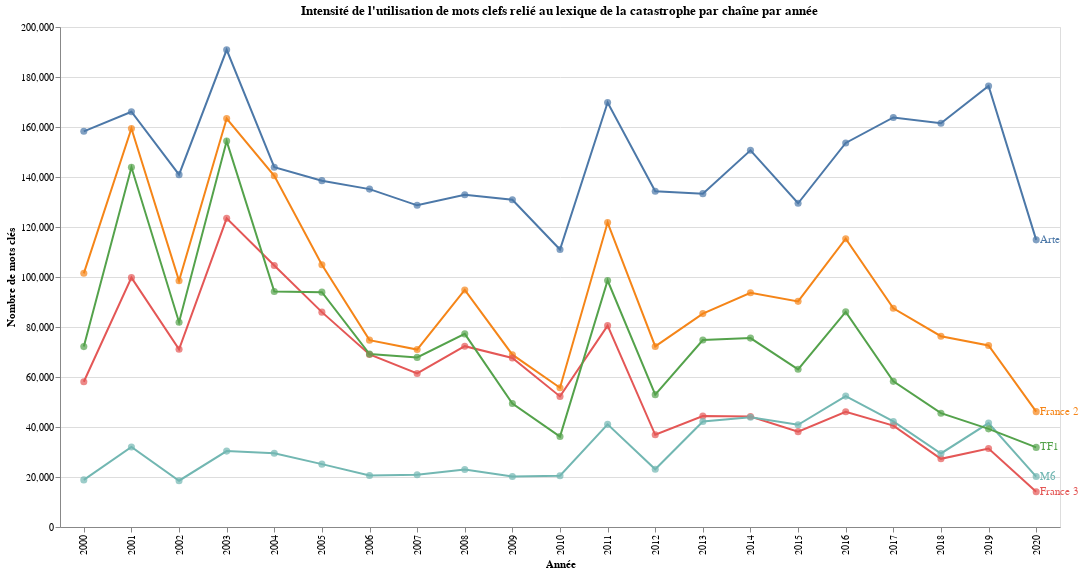

Notebook cell for this chart:
### Code cell
chart = alt.Chart(sub_ina_theme).mark_point(opacity=1,color="white").encode(
    x=alt.X('Year:O', title='Année'), 
    color=alt.Color('Chaine', legend=None),
)

line = chart.mark_line().encode(
    y = alt.Y('mean(Nb Mots clefs):Q', title='Nombre de mots clés')
)

courbe = chart.mark_circle().encode(
    alt.X("last_date['Year']:O"),
    alt.Y("last_date['Nb Mots clefs']:Q")
).transform_aggregate(
    last_date="argmax(Year)",
    groupby=["Chaine"]
)

Chaine = courbe.mark_text(align="left", dx=4).encode(text="Chaine")

point_chart = alt.Chart(sub_ina_theme).mark_point(size=50, filled=True).encode(
    x=alt.X('Year:O'),
    y=alt.Y('Nb Mots clefs:Q'),
    color='Chaine',
    tooltip=['Year', 'Nb Mots clefs']
)

alt.theme.enable('carbong100')

chart = (line + Chaine + point_chart).properties(
    width=1000,
    height=500,
    title="Intensité de l'utilisation de mots clefs relié au lexique de la catastrophe par chaîne par année"
).interactive()

chart

### Figure 1 — Vega-Lite specification as saved in the notebook (floating-point values rounded to 4 significant figures)
{"usermeta": {"embedOptions": {"theme": "carbong100"}}, "config": {"view": {"continuousWidth": 300, "continuousHeight": 300}}, "layer": [{"mark": {"type": "line"}, "encoding": {"color": {"field": "Chaine", "legend": null, "type": "nominal"}, "x": {"field": "Year", "title": "Année", "type": "ordinal"}, "y": {"aggregate": "mean", "field": "Nb Mots clefs", "title": "Nombre de mots clés", "type": "quantitative"}}, "name": "view_1"}, {"mark": {"type": "text", "align": "left", "dx": 4}, "encoding": {"color": {"field": "Chaine", "legend": null, "type": "nominal"}, "text": {"field": "Chaine", "type": "nominal"}, "x": {"field": "last_date['Year']", "type": "ordinal"}, "y": {"field": "last_date['Nb Mots clefs']", "type": "quantitative"}}, "transform": [{"aggregate": [{"op": "argmax", "field": "Year", "as": "last_date"}], "groupby": ["Chaine"]}]}, {"mark": {"type": "point", "filled": true, "size": 50}, "encoding": {"color": {"field": "Chaine", "type": "nominal"}, "tooltip": [{"field": "Year", "type": "quantitative"}, {"field": "Nb Mots clefs", "type": "quantitative"}], "x": {"field": "Year", "type": "ordinal"}, "y": {"field": "Nb Mots clefs", "type": "quantitative"}}}], "data": {"name": "data-e48c0423047d463537dc67349338e6fb"}, "height": 500, "params": [{"name": "param_1", "select": {"type": "interval", "encodings": ["x", "y"]}, "bind": "scales", "views": ["view_1"]}], "title": "Intensité de l'utilisation de mots clefs relié au lexique de la catastrophe par chaîne par année", "width": 1000, "$schema": "https://vega.github.io/schema/vega-lite/v5.20.1.json", "datasets": {"data-e48c0423047d463537dc67349338e6fb": [{"Year": 2000, "Chaine": "Arte", "Nb Mots clefs": 158267}, {"Year": 2000, "Chaine": "France 2", "Nb Mots clefs": 101470}, {"Year": 2000, "Chaine": "France 3", "Nb Mots clefs": 58104}, {"Year": 2000, "Chaine": "M6", "Nb Mots clefs": 18836}, {"Year": 2000, "Chaine": "TF1", "Nb Mots clefs": 72154}, {"Year": 2001, "Chaine": "Arte", "Nb Mots clefs": 166109}, {"Year": 2001, "Chaine": "France 2", "Nb Mots clefs": 159430}, {"Year": 2001, "Chaine": "France 3", "Nb Mots clefs": 99736}, {"Year": 2001, "Chaine": "M6", "Nb Mots clefs": 31988}, {"Year": 2001, "Chaine": "TF1", "Nb Mots clefs": 143889}, {"Year": 2002, "Chaine": "Arte", "Nb Mots clefs": 140942}, {"Year": 2002, "Chaine": "France 2", "Nb Mots clefs": 98526}, {"Year": 2002, "Chaine": "France 3", "Nb Mots clefs": 71113}, {"Year": 2002, "Chaine": "M6", "Nb Mots clefs": 18513}, {"Year": 2002, "Chaine": "TF1", "Nb Mots clefs": 81928}, {"Year": 2003, "Chaine": "Arte", "Nb Mots clefs": 190875}, {"Year": 2003, "Chaine": "France 2", "Nb Mots clefs": 163391}, {"Year": 2003, "Chaine": "France 3", "Nb Mots clefs": 123458}, {"Year": 2003, "Chaine": "M6", "Nb Mots clefs": 30353}, {"Year": 2003, "Chaine": "TF1", "Nb Mots clefs": 154357}, {"Year": 2004, "Chaine": "Arte", "Nb Mots clefs": 143905}, {"Year": 2004, "Chaine": "France 2", "Nb Mots clefs": 140493}, {"Year": 2004, "Chaine": "France 3", "Nb Mots clefs": 104569}, {"Year": 2004, "Chaine": "M6", "Nb Mots clefs": 29511}, {"Year": 2004, "Chaine": "TF1", "Nb Mots clefs": 94211}, {"Year": 2005, "Chaine": "Arte", "Nb Mots clefs": 138538}, {"Year": 2005, "Chaine": "France 2", "Nb Mots clefs": 104888}, {"Year": 2005, "Chaine": "France 3", "Nb Mots clefs": 85950}, {"Year": 2005, "Chaine": "M6", "Nb Mots clefs": 25147}, {"Year": 2005, "Chaine": "TF1", "Nb Mots clefs": 93949}, {"Year": 2006, "Chaine": "Arte", "Nb Mots clefs": 135159}, {"Year": 2006, "Chaine": "France 2", "Nb Mots clefs": 74745}, {"Year": 2006, "Chaine": "France 3", "Nb Mots clefs": 69003}, {"Year": 2006, "Chaine": "M6", "Nb Mots clefs": 20590}, {"Year": 2006, "Chaine": "TF1", "Nb Mots clefs": 69152}, {"Year": 2007, "Chaine": "Arte", "Nb Mots clefs": 128667}, {"Year": 2007, "Chaine": "France 2", "Nb Mots clefs": 70976}, {"Year": 2007, "Chaine": "France 3", "Nb Mots clefs": 61411}, {"Year": 2007, "Chaine": "M6", "Nb Mots clefs": 20897}, {"Year": 2007, "Chaine": "TF1", "Nb Mots clefs": 67838}, {"Year": 2008, "Chaine": "Arte", "Nb Mots clefs": 132934}, {"Year": 2008, "Chaine": "France 2", "Nb Mots clefs": 94805}, {"Year": 2008, "Chaine": "France 3", "Nb Mots clefs": 72328}, {"Year": 2008, "Chaine": "M6", "Nb Mots clefs": 23028}, {"Year": 2008, "Chaine": "TF1", "Nb Mots clefs": 77249}, {"Year": 2009, "Chaine": "Arte", "Nb Mots clefs": 130879}, {"Year": 2009, "Chaine": "France 2", "Nb Mots clefs": 68931}, {"Year": 2009, "Chaine": "France 3", "Nb Mots clefs": 67602}, {"Year": 2009, "Chaine": "M6", "Nb Mots clefs": 20169}, {"Year": 2009, "Chaine": "TF1", "Nb Mots clefs": 49419}, {"Year": 2010, "Chaine": "Arte", "Nb Mots clefs": 111007}, {"Year": 2010, "Chaine": "France 2", "Nb Mots clefs": 55702}, {"Year": 2010, "Chaine": "France 3", "Nb Mots clefs": 52238}, {"Year": 2010, "Chaine": "M6", "Nb Mots clefs": 20533}, {"Year": 2010, "Chaine": "TF1", "Nb Mots clefs": 36174}, {"Year": 2011, "Chaine": "Arte", "Nb Mots clefs": 169797}, {"Year": 2011, "Chaine": "France 2", "Nb Mots clefs": 121786}, {"Year": 2011, "Chaine": "France 3", "Nb Mots clefs": 80544}, {"Year": 2011, "Chaine": "M6", "Nb Mots clefs": 41054}, {"Year": 2011, "Chaine": "TF1", "Nb Mots clefs": 98583}, {"Year": 2012, "Chaine": "Arte", "Nb Mots clefs": 134279}, {"Year": 2012, "Chaine": "France 2", "Nb Mots clefs": 72228}, {"Year": 2012, "Chaine": "France 3", "Nb Mots clefs": 36880}, {"Year": 2012, "Chaine": "M6", "Nb Mots clefs": 23068}, {"Year": 2012, "Chaine": "TF1", "Nb Mots clefs": 52949}, {"Year": 2013, "Chaine": "Arte", "Nb Mots clefs": 133341}, {"Year": 2013, "Chaine": "France 2", "Nb Mots clefs": 85363}, {"Year": 2013, "Chaine": "France 3", "Nb Mots clefs": 44411}, {"Year": 2013, "Chaine": "M6", "Nb Mots clefs": 42178}, {"Year": 2013, "Chaine": "TF1", "Nb Mots clefs": 74802}, {"Year": 2014, "Chaine": "Arte", "Nb Mots clefs": 150683}, {"Year": 2014, "Chaine": "France 2", "Nb Mots clefs": 93669}, {"Year": 2014, "Chaine": "France 3", "Nb Mots clefs": 44184}, {"Year": 2014, "Chaine": "M6", "Nb Mots clefs": 43870}, {"Year": 2014, "Chaine": "TF1", "Nb Mots clefs": 75558}, {"Year": 2015, "Chaine": "Arte", "Nb Mots clefs": 129497}, {"Year": 2015, "Chaine": "France 2", "Nb Mots clefs": 90253}, {"Year": 2015, "Chaine": "France 3", "Nb Mots clefs": 38147}, {"Year": 2015, "Chaine": "M6", "Nb Mots clefs": 40893}, {"Year": 2015, "Chaine": "TF1", "Nb Mots clefs": 63075}, {"Year": 2016, "Chaine": "Arte", "Nb Mots clefs": 153611}, {"Year": 2016, "Chaine": "France 2", "Nb Mots clefs": 115294}, {"Year": 2016, "Chaine": "France 3", "Nb Mots clefs": 46070}, {"Year": 2016, "Chaine": "M6", "Nb Mots clefs": 52354}, {"Year": 2016, "Chaine": "TF1", "Nb Mots clefs": 86061}, {"Year": 2017, "Chaine": "Arte", "Nb Mots clefs": 163815}, {"Year": 2017, "Chaine": "France 2", "Nb Mots clefs": 87495}, {"Year": 2017, "Chaine": "France 3", "Nb Mots clefs": 40555}, {"Year": 2017, "Chaine": "M6", "Nb Mots clefs": 42232}, {"Year": 2017, "Chaine": "TF1", "Nb Mots clefs": 58264}, {"Year": 2018, "Chaine": "Arte", "Nb Mots clefs": 161471}, {"Year": 2018, "Chaine": "France 2", "Nb Mots clefs": 76309}, {"Year": 2018, "Chaine": "France 3", "Nb Mots clefs": 27269}, {"Year": 2018, "Chaine": "M6", "Nb Mots clefs": 29418}, {"Year": 2018, "Chaine": "TF1", "Nb Mots clefs": 45526}, {"Year": 2019, "Chaine": "Arte", "Nb Mots clefs": 176421}, {"Year": 2019, "Chaine": "France 2", "Nb Mots clefs": 72596}, {"Year": 2019, "Chaine": "France 3", "Nb Mots clefs": 31402}, {"Year": 2019, "Chaine": "M6", "Nb Mots clefs": 41564}, {"Year": 2019, "Chaine": "TF1", "Nb Mots clefs": 39254}, {"Year": 2020, "Chaine": "Arte", "Nb Mots clefs": 114863}, {"Year": 2020, "Chaine": "France 2", "Nb Mots clefs": 46142}, {"Year": 2020, "Chaine": "France 3", "Nb Mots clefs": 14096}, {"Year": 2020, "Chaine": "M6", "Nb Mots clefs": 20175}, {"Year": 2020, "Chaine": "TF1", "Nb Mots clefs": 31836}]}}
